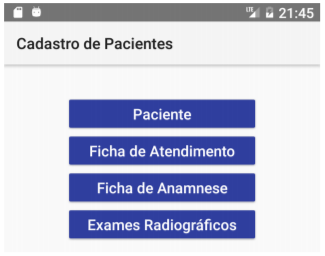
#> input picture TCC_TASSIANE_2025_NOVOTEMPLATE/figuras/cadastro-paciente.png, 325 x 256 px
$ python -i 11_blend_multifocal.py   (imports and definitions only)   (older library calls are emulated)
#> lines starting #> are read from the running program, lines starting #| are printed output that depends on the picture
# modules/classic/11_blend_multifocal.py
# Fusão multi-focal clássica (focus stacking) após alinhamento por features.
# Uso (arquivos):
#   python -m modules.classic.11_blend_multifocal --imgs a.jpg b.jpg c.jpg --detector sift --matcher flann \
#       --focus lapvar --levels 5 --out pano_multifocal.jpg
# Uso (HF):
#   python -m modules.classic.11_blend_multifocal --hf miroslavjaros/Video-To-Dataset-Orchard-Apple --split train \
#       --count 24 --offset 300 --detector orb --matcher bf --focus tenengrad --levels 5 --out pano_multifocal.jpg
# Requisitos: opencv-contrib-python, datasets, pillow, huggingface_hub

import argparse, sys
from typing import List, Tuple
import numpy as np
import cv2

# ---------- utils de IO ----------
def pil_to_bgr(pil_img):
    import numpy as np
    return cv2.cvtColor(np.array(pil_img), cv2.COLOR_RGB2BGR)

# [83 lines left out: functions load_from_hf, resize_min_side, build_detector, build_matcher, find_h, focus_map_lapvar, not called in this run]

def focus_map_tenengrad(img_gray: np.ndarray, ksize: int = 3) -> np.ndarray:
    gx = cv2.Sobel(img_gray, cv2.CV_32F, 1, 0, ksize=ksize)
    gy = cv2.Sobel(img_gray, cv2.CV_32F, 0, 1, ksize=ksize)
    fm = gx*gx + gy*gy
    return cv2.GaussianBlur(fm, (ksize|1, ksize|1), 0)

# [170 lines left out: functions normalize01, _gauss_pyr, _lap_pyr, _pyr_reconstruct, _make_weight_pyr, multifocus_fuse_overlap and 3 more, not called in this run]

# [2 lines not run here, left out]

>>> import cv2
>>> picture = cv2.imread('../../TCC_TASSIANE_2025_NOVOTEMPLATE/figuras/cadastro-paciente.png', cv2.IMREAD_GRAYSCALE)
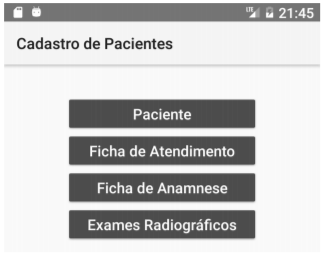
#> picture: shape (256, 325); min 32, max 255, mean 197.8
>>> result = focus_map_tenengrad(picture)
#> in focus_map_tenengrad, `gx = cv2.Sobel(img_gray, cv2.CV_32F, 1, 0, ksize=ksize)`:
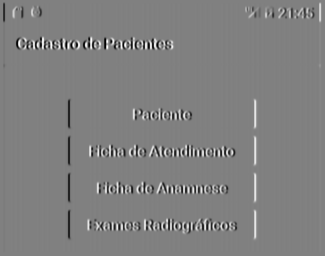
#> gx: shape (256, 325) float32; min -822, max 810, mean 0; drawn with min black and max white
#> in focus_map_tenengrad, `gy = cv2.Sobel(img_gray, cv2.CV_32F, 0, 1, ksize=ksize)`:
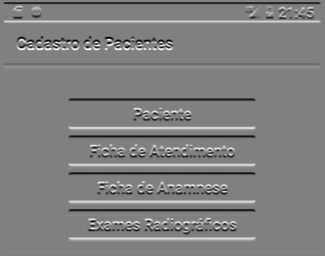
#> gy: shape (256, 325) float32; min -770, max 763, mean 0; drawn with min black and max white
#> in focus_map_tenengrad, `fm = gx*gx + gy*gy`:
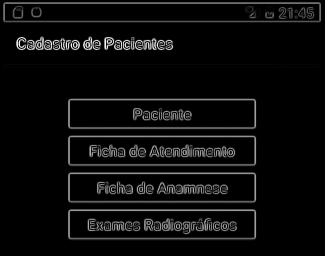
#> fm: shape (256, 325) float32; min 0, max 692712, mean 34343.2; drawn with min black and max white
#> in focus_map_tenengrad, `return cv2.GaussianBlur(fm, (ksize|1, ksize|1), 0)`:
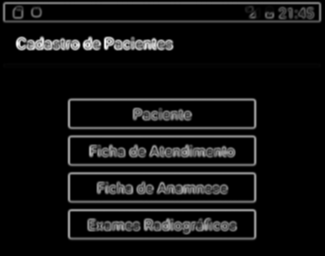
#> returned value: shape (256, 325) float32; min 0, max 479382.5, mean 34343.2; drawn with min black and max white

$ run again, on TCC_TASSIANE_2025_NOVOTEMPLATE/figuras/cs2.png
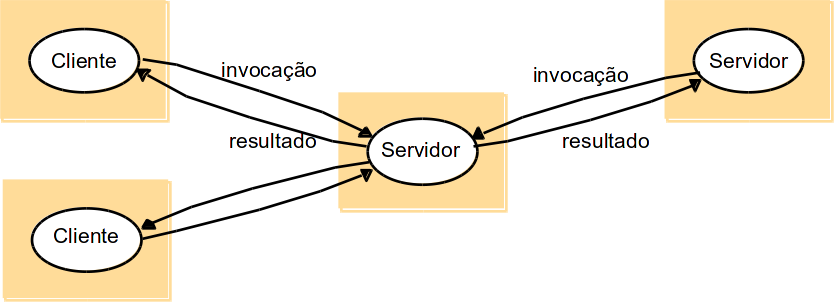
#> input picture TCC_TASSIANE_2025_NOVOTEMPLATE/figuras/cs2.png, 834 x 302 px
#> in focus_map_tenengrad, `gy = cv2.Sobel(img_gray, cv2.CV_32F, 0, 1, ksize=ksize)`:
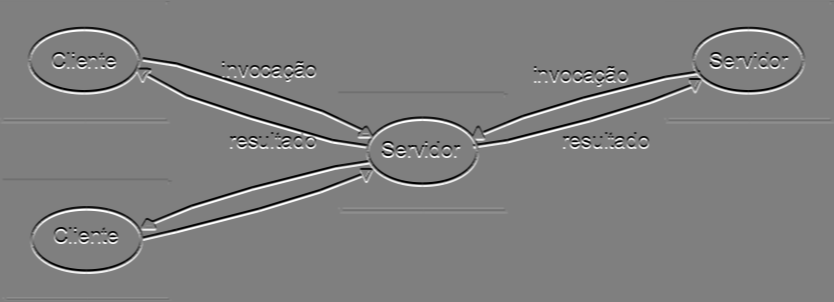
#> gy: shape (302, 834) float32; min -1020, max 1020, mean 0.2; drawn with min black and max white
#> in focus_map_tenengrad, `return cv2.GaussianBlur(fm, (ksize|1, ksize|1), 0)`:
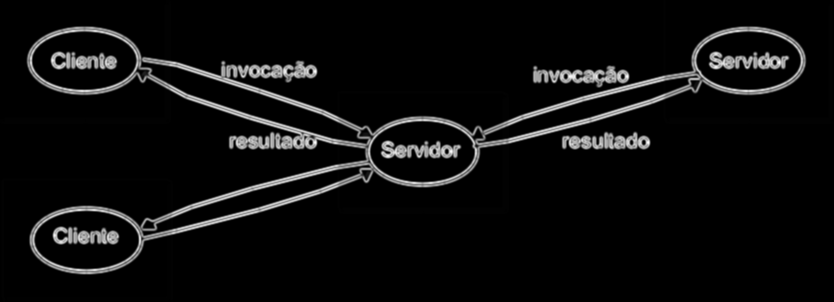
#> returned value: shape (302, 834) float32; min 0, max 889849, mean 47920.9; drawn with min black and max white

$ run again, on TCC_TASSIANE_2025_NOVOTEMPLATE/figuras/mosaico.png
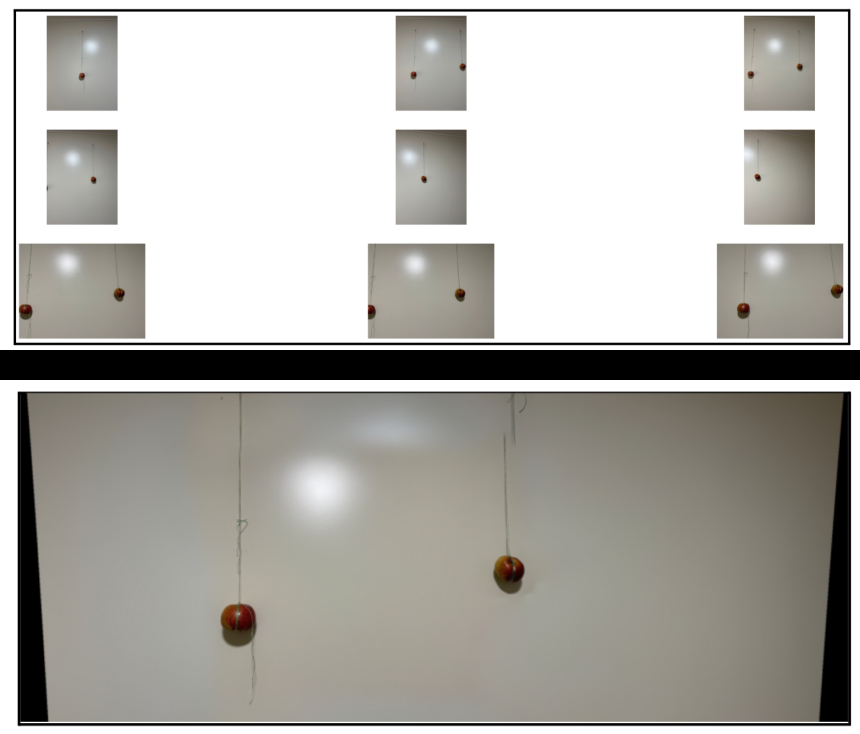
#> input picture TCC_TASSIANE_2025_NOVOTEMPLATE/figuras/mosaico.png, 860 x 734 px
#> in focus_map_tenengrad, `gy = cv2.Sobel(img_gray, cv2.CV_32F, 0, 1, ksize=ksize)`:
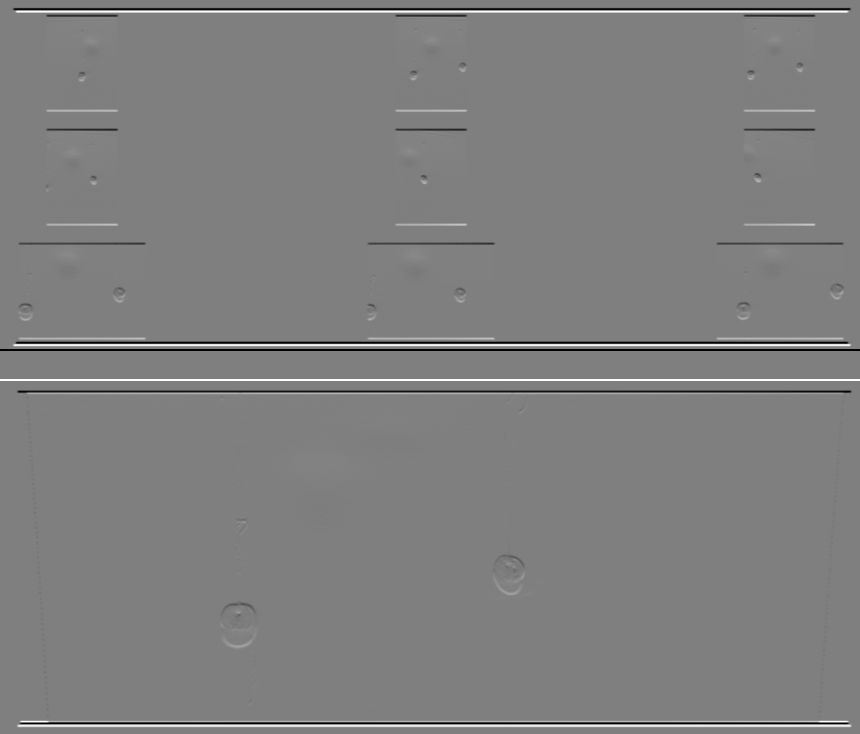
#> gy: shape (734, 860) float32; min -1020, max 1020, mean 0; drawn with min black and max white
#> in focus_map_tenengrad, `return cv2.GaussianBlur(fm, (ksize|1, ksize|1), 0)`:
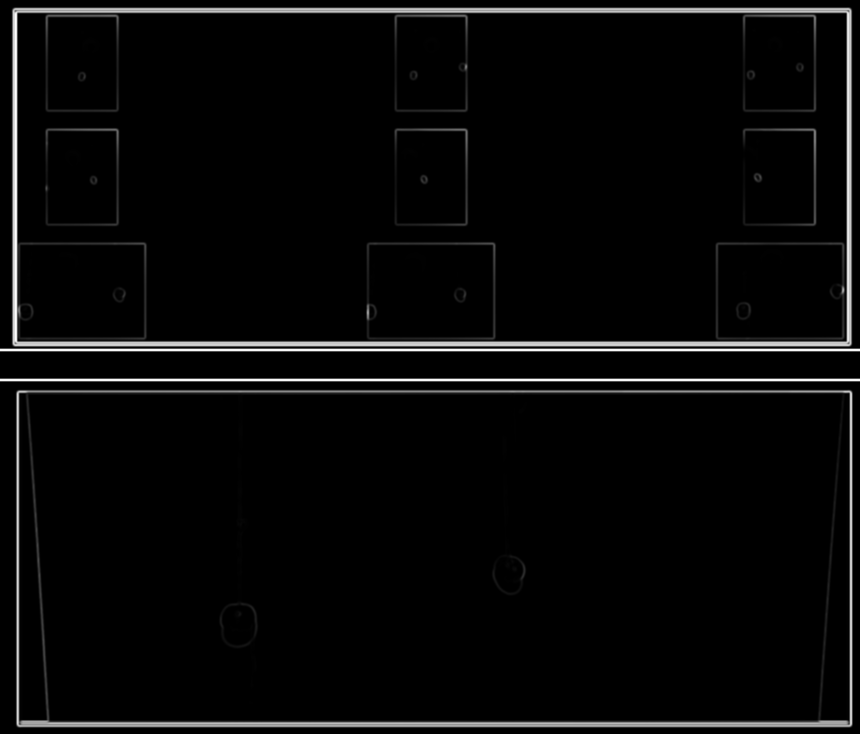
#> returned value: shape (734, 860) float32; min 0, max 801752, mean 27040.5; drawn with min black and max white
